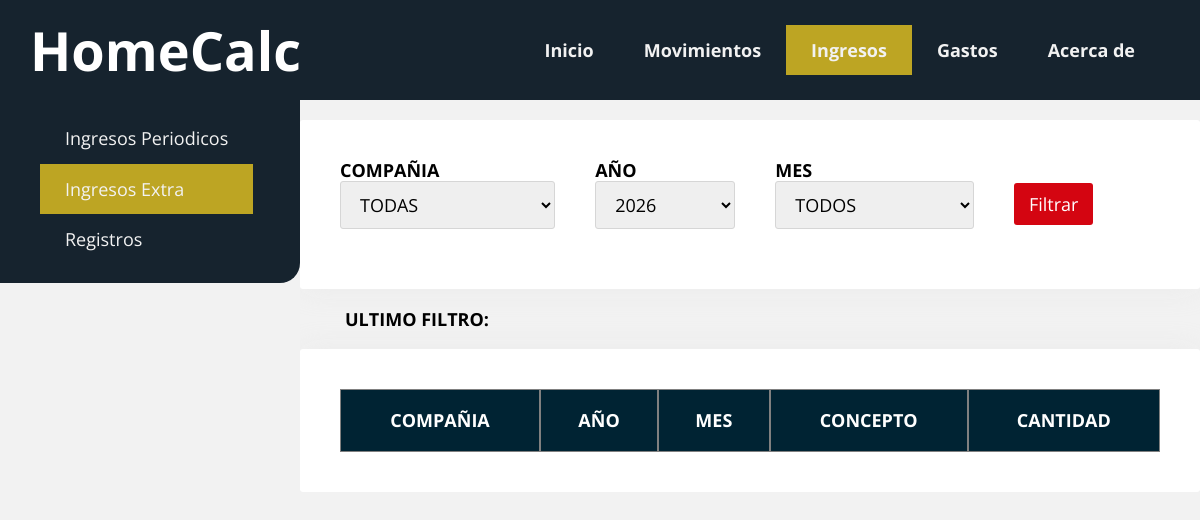
/extra_income, run on the app's committed database.
### tables this page shows
CREATE TABLE paginas (
	id INTEGER NOT NULL PRIMARY KEY AUTOINCREMENT,
	nombre TEXT(125) NOT NULL,
	enlace TEXT(250) DEFAULT ('#'),
	activo boolean DEFAULT (1)
);

### homecalc.py (the view)
@app.route("/extra_income")
def extra_income():
    nav_buttons_query_results = nav_buttons()
    years_list_query_results = income_years_list()
    months_list_query_results = months_list()
    extra_companies_list_query_results = income_extra_companies_list()
    return render_template('incomes/extra_income.html', nav_buttons_query_results=nav_buttons_query_results, years_list_query_results=years_list_query_results, months_list_query_results=months_list_query_results,extra_companies_list_query_results=extra_companies_list_query_results)

### homecalc.py (called while the page is built)
def dbconnection():
    connection = sqlite3.connect('src/db/database/homecalc.db')
    cursor = connection.cursor()
    return connection, cursor

def nav_buttons():
    connection, cursor = dbconnection()
    webcall = open('src/db/webcalls/nav_buttons.sql', mode='r')
    nav_buttons_query = webcall.read()
    webcall.close()
    try:
        cursor.execute(nav_buttons_query)
        nav_buttons_query_results = cursor.fetchall()
    except Exception as e:
        print(f"Error al ejecutar la query: {e}")
    finally:
        connection.close()
        return nav_buttons_query_results

def income_years_list():
    connection, cursor = dbconnection()
    webcall = open('src/db/webcalls/income/income_years.sql', mode='r')
    years_list = webcall.read()
    webcall.close()
    try:
        cursor.execute(years_list)
        years_list_query_results = cursor.fetchall()
    except Exception as e:
        print(f"Error at Years query: {e}")
    finally:
        connection.close()
        return years_list_query_results

def income_extra_companies_list():
    connection, cursor = dbconnection()
    webcall = open('src/db/webcalls/income/income_extra_companies.sql', mode='r')
    companies_list = webcall.read()
    webcall.close()
    try:
        cursor.execute(companies_list)
        extra_companies_list_query_results = cursor.fetchall()
    except Exception as e:
        print(f"Error at Years query: {e}")
    finally:
        connection.close()
        return extra_companies_list_query_results

def months_list():
    connection, cursor = dbconnection()
    webcall = open('src/db/webcalls/months.sql', mode='r')
    months_list = webcall.read()
    webcall.close()
    months_list_query_results = []
    try:
        cursor.execute(months_list)
        months_list_query_results = cursor.fetchall()
    except Exception as e:
        print(f"Error at Months query: {e}")
    finally:
        connection.close()
    return months_list_query_results

### templates/incomes/extra_income.html (shortened to what this page needs)
{% extends './base.html' %}
{% block main %}
<nav class="nav-main menu menu-izquierda">
    <ul>
        <li><a href="{{url_for('periodic_income')}}">Ingresos Periodicos</a></li>
        <li><a href="{{url_for('extra_income')}}" class="active">Ingresos Extra</a></li>
        <li><a href="{{url_for('manage_incomes')}}">Registros</a></li>
    </ul>
</nav>
<section class="contenedor">
    <form action="/extra_income_filter" method="POST" class="card filter-form margen-inferior">
        <div class="margen-derecha">
            <label for="company" style="font-weight: bold;">COMPAÑIA</label>
            <select name="company" class="input">
                {% for income_company in extra_companies_list_query_results%}
                    <option name="selected_income_company" value="{{ income_company.0 }}">{{ income_company.0 }}</option>
                {% endfor %}
            </select>
        </div>
        <div class="margen-derecha">
            <label for="año" style="font-weight: bold;">AÑO</label>
            <select name="año" class="input">
                {% for year in years_list_query_results%}
                    <option name="selected_year" value="{{ year.0 }}">{{ year.0 }}</option>
                {% endfor %}
            </select>
        </div>
        <div class="margen-derecha">
            <label for="mes" style="font-weight: bold;">MES</label>
            <select name="mes" class="input">
                {% for month in months_list_query_results%}
                    <option name="selected_month" value="{{ month.0 }}">{{ month.1 }}</option>
                {% endfor %}
            </select>
        </div>
        <button class="boton" type="submit">Filtrar</button>
    </form>
    <div class="contenedor">
        <a style="font-weight: bold;">ULTIMO FILTRO: </a>{{filtered_data}}
    </div>
    <table class="card tabla" id="tabla">
        <thead class="tabla-encabezado-fijo">
            <tr>
                <th class="texto-centrado">COMPAÑIA</td>
                <th class="texto-centrado">AÑO</td>
                <th class="texto-centrado">MES</td>
                <th class="texto-centrado">CONCEPTO</td>
                <th class="texto-centrado">CANTIDAD</td>
            </tr>
        </thead>
    </table>
</section>
{% endblock %}

### templates/base.html (shortened to what this page needs)
<!DOCTYPE html>
<html>
<head>
    <link rel="stylesheet" href="{{ url_for('static', filename='css/normalize.css') }}">
    <link rel="stylesheet" href="{{ url_for('static', filename='css/framework.css') }}">
    <link rel="stylesheet" href="{{ url_for('static', filename='css/style.css') }}">
</head>
<body class="col-5">
    <header class="top-header">
        <h1 class="top-title padding-izquierda display-2">HomeCalc</h1>
        <nav class="top-nav menu menu-derecha">
            <ul class="nav-top_menu">
                {% for button in nav_buttons_query_results %}
                    <li class="nav-top_menu--option
                    {% if request.path == url_for('extra_income') and button.1 == 'income' %}active{% endif %}
                    {% if request.path == url_for('about') and button.1 == 'about' %}active{% endif %}">
                    <a href="{{ button.1 }}">{{ button.0 }}</a></li>
                {% endfor %}
            </ul>
        </nav>
    </header>
    <main class="contenedor-ancho main-distribution no-margen no-padding">
        {% block main %}{% endblock %}
    </main>
</body>
</html>

### static/css/framework.css (style rules this page uses)
*, *::after, *::before { box-sizing: border-box; }
:root { --fuente: 'Open Sans', sans-serif; --fondo: #f2f2f2; --ancho-contenedor: 1200px; --color-primario: #252525; --color-primario-accion: rgb(81, 20, 194); --color-secundario: rgb(212, 5, 17); --color-secundario-accion: rgb(0, 131, 61); --color-terciario: rgb(255, 204, 0); --color-table_header: rgb(9, 25, 77); --color-filas_tabla: #D7D7D7; --color-text_menu: #f2f2f2; }
body { background: var(--fondo); font-family: var(--fuente); font-size: 18px; display: flex; flex-direction: column; min-height: 100vh; overflow-y: scroll; }
.contenedor { max-width: 90%; width: var(--ancho-contenedor); margin: 20px auto; overflow: hidden; }
.contenedor-ancho { width: 100%; padding: 0 40px; margin: 20px auto; }
.card { padding: 40px; background: #fff; border-radius: 3px; box-shadow: 0px 0px 30px rgba(221,221,221,0.3); }
.col-5 { grid-template-columns: repeat(5, 1fr); }
.menu { background: #252525; display: flex; flex-wrap: wrap; padding-right: 40px; }
.menu ul { display: flex; flex-direction: row; list-style-type: none; }
.menu a { color: var(--color-text_menu); text-decoration: none; display: flex; align-items: center; padding: 15px 25px; transition: .3s ease all; font-size: 18px; justify-content: space-between; transition: background-color 2s ; }
.active { color: var(--color-primario); background: var(--color-terciario); }
h1, h2, h3, h4, h5, h6 { margin-top: 0; }
.display-2 { font-weight: 700; font-size: 54px; }
.tabla { width: 100%; background-color: white; text-align: left; border-collapse: separate; border-spacing: 0px; }
.tabla td, th { padding: 20px; border: 0.5px solid grey; }
.tabla thead { background-color: var(--color-table_header); border-bottom: 5px solid black; color: white; font-weight: bold; box-shadow: 0 -20px 0 20px #fff; }
.tabla-encabezado-fijo { position: sticky; top: 0; }
form * { font-family: var(--fuente); }
form .input { padding: 10px 15px; border-radius: 3px; border: 1px solid #d6d6d6; transition: .3s ease all; width: 100%; margin-bottom: 20px; }
.boton { background: var(--color-secundario); border: none; cursor: pointer; color: #fff; display: inline-block; padding: 10px 15px; border-radius: 3px; text-align: center; line-height: 22px; transition: .3s ease all; text-decoration: none; }
.no-margen { margin:0 }
.margen-inferior { margin-bottom: 20px; }
.margen-derecha { margin-right: 20px; }
.no-padding { padding: 0px; }
.padding-izquierda { padding-left: 20px; }
.texto-centrado { text-align: center; }
.menu-derecha { justify-content: flex-end; }
.menu-izquierda { justify-content: flex-start; }

### static/css/style.css (style rules this page uses)
:root { --header-hight: 100px; --dinamic-100-width: 100dvw; --dinamic-100-height: 100dvhS; --color-1: #16232e; --color-2: #164c45; --color-3: #cc8d1a; --color-4: #e3c75f; --color-5: #bda523; --color-terciario: #bda523; --color-table_header: #002333; }
@media screen and (min-width: 1024px) { .main-distribution { width: var(--dinamic-100-width); display: flex; flex-direction: row; justify-content: space-between; } }
@media screen and (min-width: 1024px) { .nav-main { background: var(--color-1); width: var(--dinamic-100-width); align-self: flex-start; margin-top: -5px; z-index: 1; } }
@media screen and (min-width: 1024px) { .filter-form { display: flex; gap: 20px; align-items: center; } }

### data on the page
paginas: nombre "Inicio"
paginas: nombre "Movimientos"
paginas: nombre "Ingresos"
paginas: nombre "Gastos"
paginas: nombre "Acerca de"

### other printed values
form field company "TODAS"
form field año "2026"
form field mes "TODOS"
